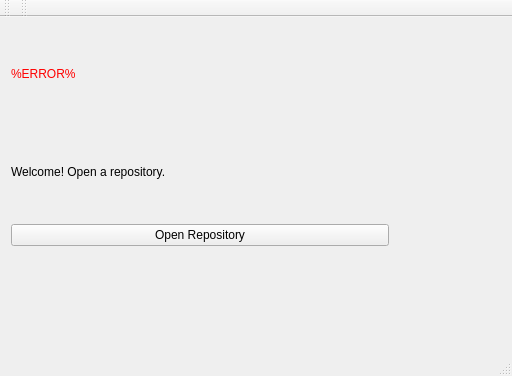
<?xml version="1.0" encoding="UTF-8"?>
<ui version="4.0">
 <class>MainWindow</class>
 <widget class="QMainWindow" name="MainWindow">
  <property name="geometry">
   <rect>
    <x>0</x>
    <y>0</y>
    <width>512</width>
    <height>376</height>
   </rect>
  </property>
  <property name="windowTitle">
   <string>MainWindow</string>
  </property>
  <widget class="QWidget" name="centralWidget">
   <property name="maximumSize">
    <size>
     <width>400</width>
     <height>240</height>
    </size>
   </property>
   <layout class="QVBoxLayout" name="verticalLayout">
    <item>
     <widget class="QLabel" name="error_txt">
      <property name="styleSheet">
       <string notr="true">color:#ff0000;</string>
      </property>
      <property name="text">
       <string>%ERROR%</string>
      </property>
     </widget>
    </item>
    <item>
     <widget class="QLabel" name="welcome_lbl">
      <property name="styleSheet">
       <string notr="true"/>
      </property>
      <property name="text">
       <string>Welcome! Open a repository.</string>
      </property>
     </widget>
    </item>
    <item>
     <widget class="QPushButton" name="open_repo_btn">
      <property name="text">
       <string>Open Repository</string>
      </property>
     </widget>
    </item>
   </layout>
  </widget>
  <widget class="QMenuBar" name="menuBar">
   <property name="geometry">
    <rect>
     <x>0</x>
     <y>0</y>
     <width>512</width>
     <height>25</height>
    </rect>
   </property>
  </widget>
  <widget class="QToolBar" name="mainToolBar">
   <attribute name="toolBarArea">
    <enum>TopToolBarArea</enum>
   </attribute>
   <attribute name="toolBarBreak">
    <bool>false</bool>
   </attribute>
  </widget>
  <widget class="QStatusBar" name="statusBar"/>
  <widget class="QToolBar" name="toolBar">
   <property name="windowTitle">
    <string>toolBar</string>
   </property>
   <attribute name="toolBarArea">
    <enum>TopToolBarArea</enum>
   </attribute>
   <attribute name="toolBarBreak">
    <bool>false</bool>
   </attribute>
  </widget>
 </widget>
 <layoutdefault spacing="6" margin="11"/>
 <resources/>
 <connections/>
</ui>
